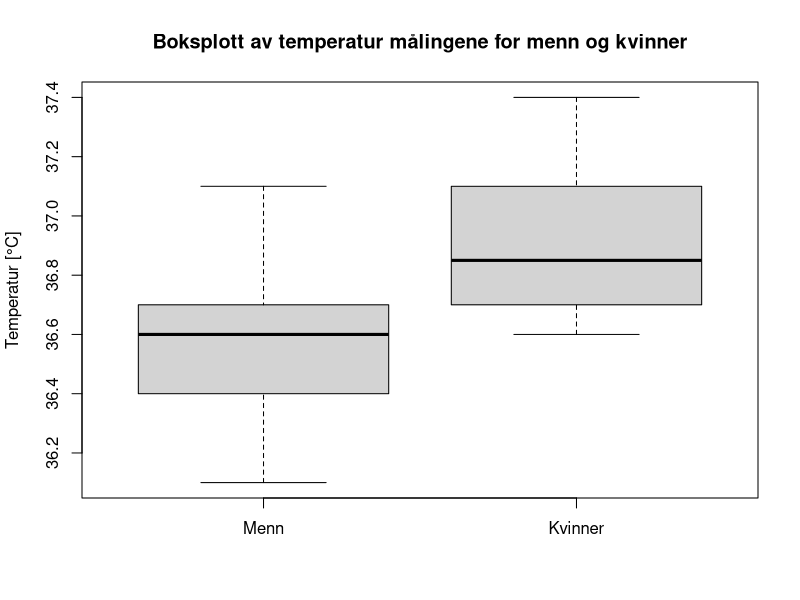
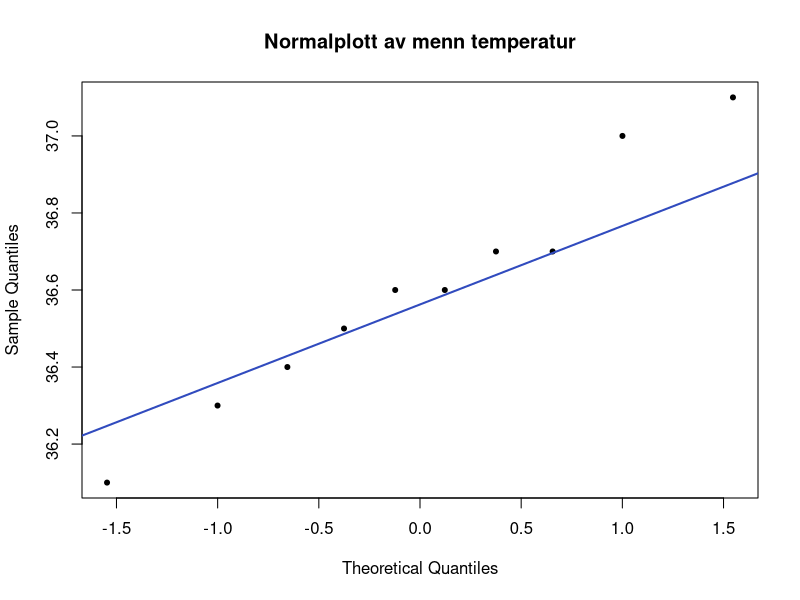
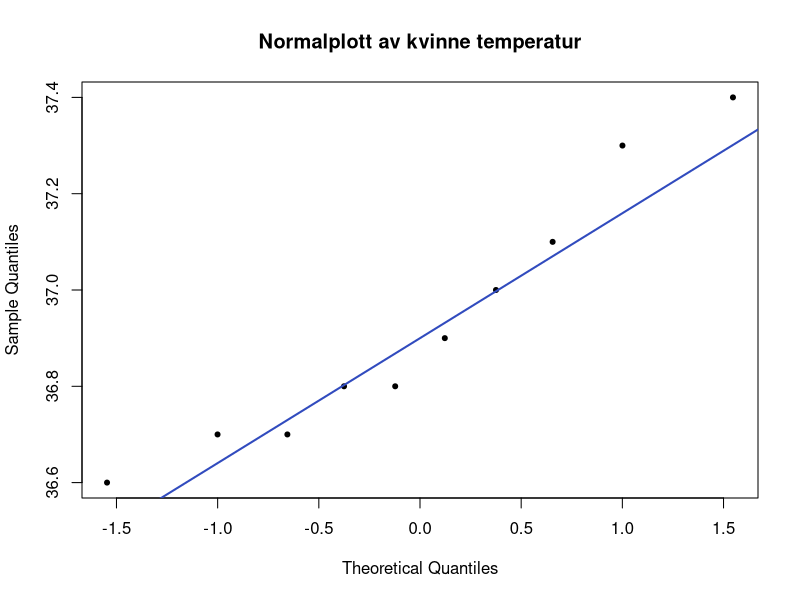

Write R code to recreate these figures, in order.
temp_menn = c(36.1, 36.3, 36.4, 36.6, 36.6, 36.7, 36.7, 37.0, 36.5, 37.1)
temp_kvin = c(36.6, 36.7, 36.8, 36.8, 36.7, 37.0, 37.1, 37.3, 36.9, 37.4)

m = length(temp_menn)
n = length(temp_kvin)

boxplot(temp_menn, temp_kvin, 
        names= c("Menn", "Kvinner"),
        ylab = "Temperatur [°C]",
        main = "Boksplott av temperatur målingene for menn og kvinner")

qqnorm(temp_menn, main="Normalplott av menn temperatur", col="#000000", pch=20)
qqline(temp_menn, col="#314bbe", lwd=2)

qqnorm(temp_kvin, main="Normalplott av kvinne temperatur", col="#000000", pch=20)
qqline(temp_kvin, col="#314bbe", lwd=2)

x.bar = mean(temp_menn)
y.bar = mean(temp_kvin)

s1 = sd(temp_menn)
s2 = sd(temp_kvin)
#s_p = sqrt((s1^2 + s2^2)/2)
s_p = s1

t_p = (x.bar - y.bar) / (s_p * sqrt(1/m + 1/n))
print(t_p)

t = (x.bar - y.bar) / sqrt(s1^2/m + s2^2/n)
print(t)

t.test(temp_menn, temp_kvin)

print(s1^2/s2^2)
var.test(temp_menn, temp_kvin)

welch = (s1^2/m + s2^2/n)^2 / ((s1^2/m)^2 / (m - 1) + (s2^2/n)^2 / (n - 1))
print(welch)

mean(temp_menn)
sd(temp_menn)
mean(temp_kvin)
sd(temp_kvin)

#f)
x = temp_kvin
y = temp_menn
n = length(x)
s = sd(x)
t.crit = 2.262
x.bar = mean(x)
y.bar = mean(y)
lower = (x.bar - y.bar) - t.crit * s * sqrt(1 + 1/n)
upper = (x.bar - y.bar) + t.crit * s * sqrt(1 + 1/n)
print(c(lower, upper))
